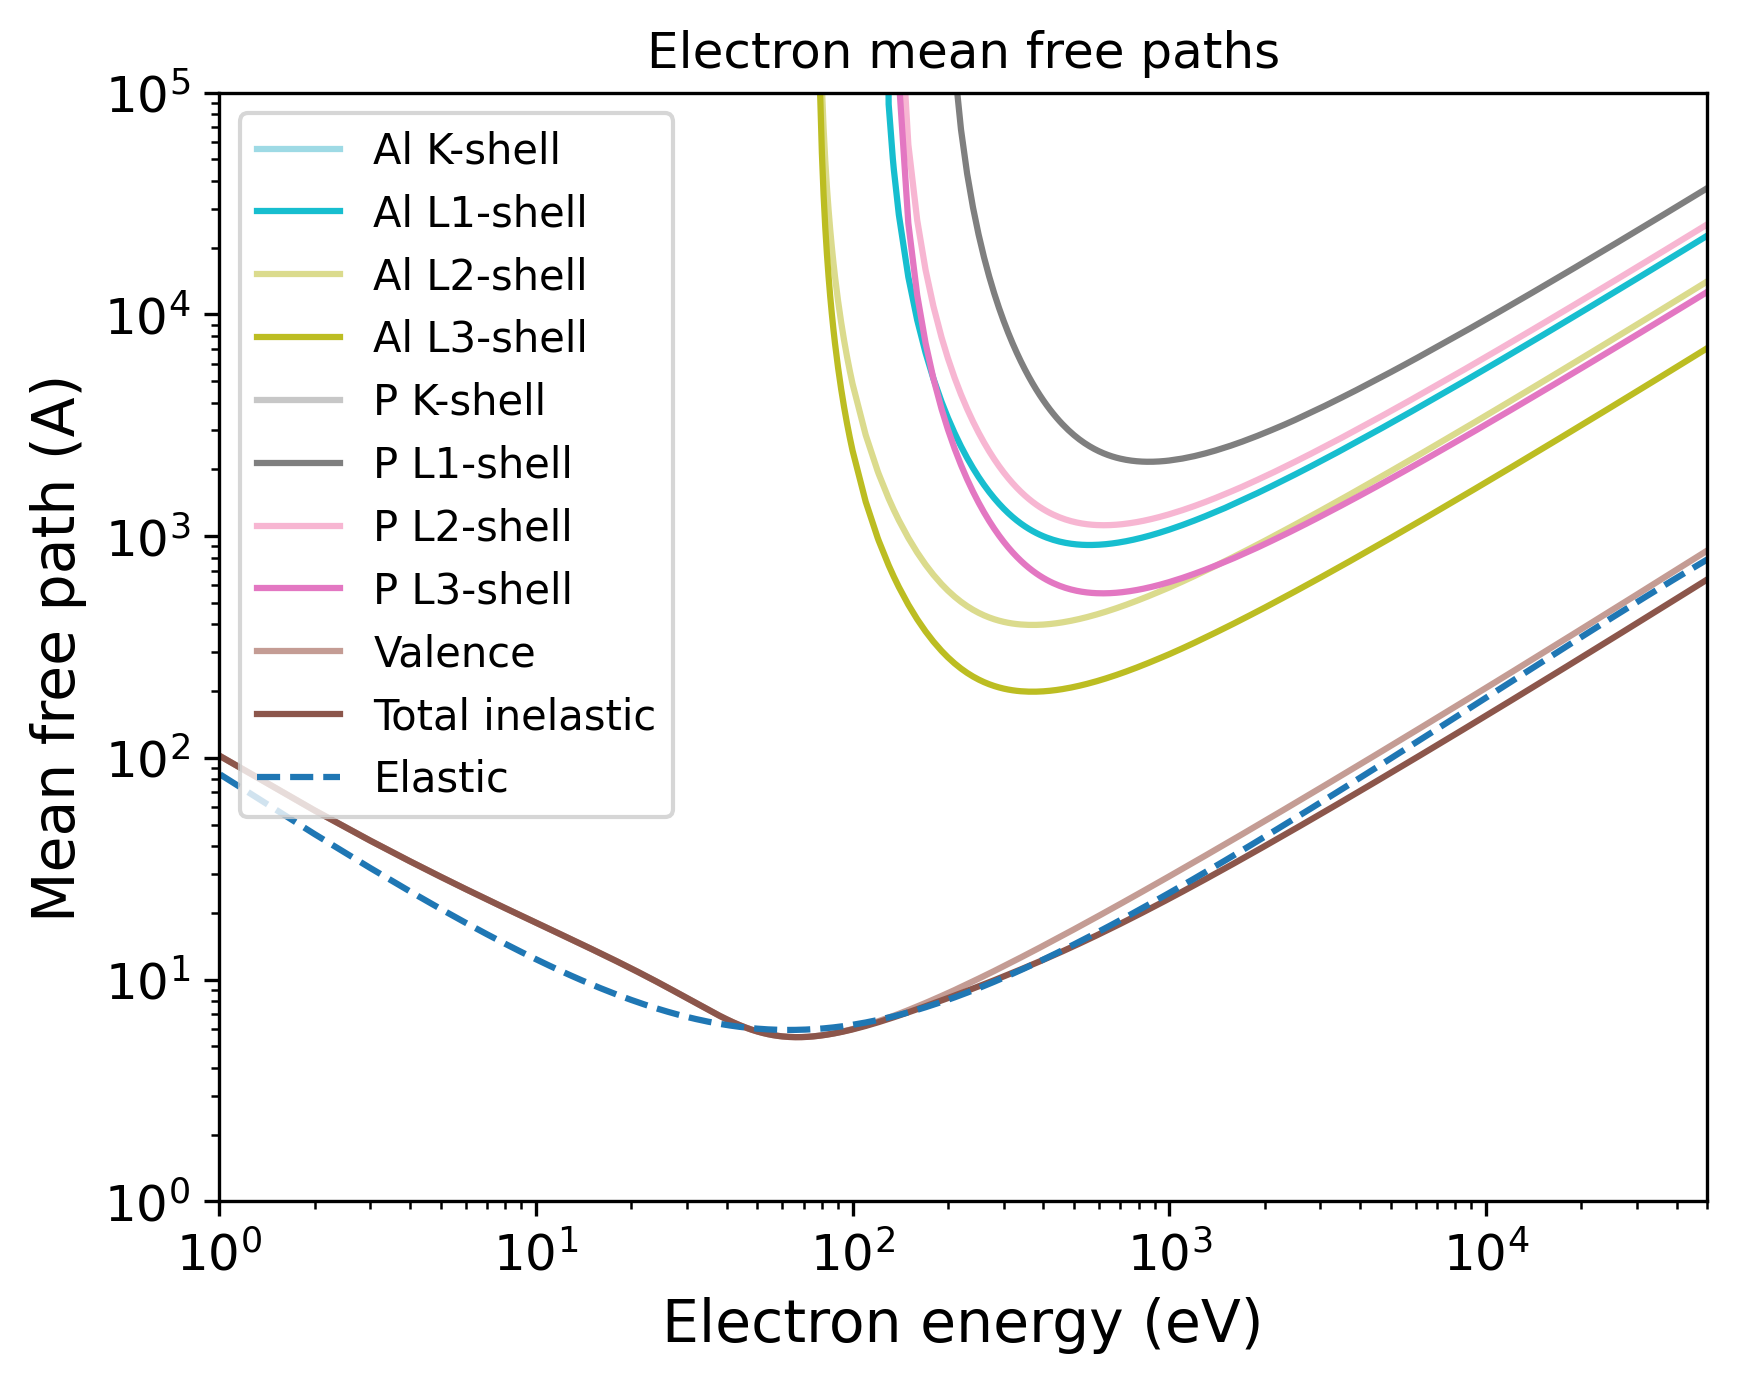

Here is the Python script that generated this plot:
import pandas as pd
import numpy as np
import matplotlib.pyplot as plt
import matplotlib.cm as cm
# Set the format:
plt.xlabel("Electron energy (eV)", fontsize=14)
plt.ylabel("Mean free path (A)", fontsize=14)
plt.xticks(fontsize=12)
plt.yticks(fontsize=12)
plt.grid(False)
# Set the axes:
# Read the output file:
df = pd.read_csv(r"OUTPUT_AlP_Electron_IMFP.dat", sep=r'\s+', header=None, comment="#", skipinitialspace=True)
plt.xscale("log")
plt.yscale("log")
# Prepare the plot:
columns_to_plot = [ 1, 2, 3, 4, 5, 6, 7, 8, 9, 10]
labels = [ "Al K-shell", "Al L1-shell", "Al L2-shell", "Al L3-shell", "P K-shell", "P L1-shell", "P L2-shell", "P L3-shell", "Valence", "Total inelastic"]
# Create N distinct colors from a colormap
N = len(columns_to_plot)
colors = plt.cm.tab20(np.linspace(1, 0, 20))
# Set line styles:
linestyles = [ "-", "-", "-", "-", "-", "-", "-", "-", "-", "-"]
for i, col in enumerate(columns_to_plot):
    color = colors[i % len(colors)]
    ls    = linestyles[i % len(linestyles)]
    label = labels[i % len(labels)]
    plt.plot(df.iloc[:, 0], df.iloc[:, col],
    color=color,
    label=label,
    linestyle=ls)
# Add a curve from the second file
df2 = pd.read_csv(r"OUTPUT_AlP_Electron_EMFP.dat", sep=r'\s+', header=None, comment="#", skipinitialspace=True)
columns_to_plot2 = [ 3]
labels2 = [ "Elastic"]
# Create second part of the plot:
for col, label in zip(columns_to_plot2, labels2):
    plt.plot(df2.iloc[:, 0], df2.iloc[:, col], label=label, linestyle="--")
plt.xlim(1.00000000,50000.00000000)
plt.ylim(1.00000000,100000.00000000)
plt.title("Electron mean free paths")
plt.legend(loc="best", fontsize=10)
# Save the plot in this format:
plt.savefig("OUTPUT_MFP_electron.png", dpi=300, bbox_inches="tight")
